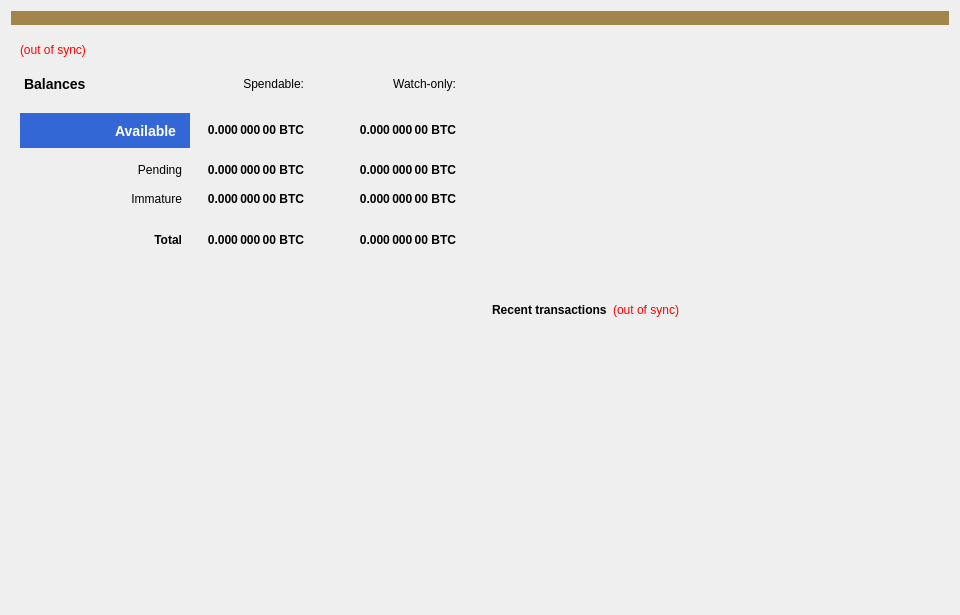
<?xml version="1.0" encoding="UTF-8"?>
<ui version="4.0">
 <class>OverviewPage</class>
 <widget class="QWidget" name="OverviewPage">
  <property name="geometry">
   <rect>
    <x>0</x>
    <y>0</y>
    <width>960</width>
    <height>615</height>
   </rect>
  </property>
  <property name="minimumSize">
   <size>
    <width>960</width>
    <height>0</height>
   </size>
  </property>
  <property name="windowTitle">
   <string>Form</string>
  </property>
  <property name="autoFillBackground">
   <bool>false</bool>
  </property>
  <property name="styleSheet">
   <string notr="true">#OverviewPage {
qproperty-alignment: 'AlignVTop | AlignRight';
border-image: url(:/images/background) 0 0 0 0 no-repeat stretch;
}</string>
  </property>
  <layout class="QVBoxLayout" name="topLayout">
   <item>
    <widget class="QLabel" name="labelAlerts">
     <property name="visible">
      <bool>false</bool>
     </property>
     <property name="styleSheet">
      <string notr="true">background-color: #A3844A; color:#FFF;</string>
     </property>
     <property name="wordWrap">
      <bool>true</bool>
     </property>
     <property name="margin">
      <number>3</number>
     </property>
    </widget>
   </item>
   <item>
    <layout class="QHBoxLayout" name="horizontalLayout" stretch="1,1">
     <item>
      <layout class="QVBoxLayout" name="leftSide">
       <item>
        <widget class="QFrame" name="frame">
         <property name="styleSheet">
          <string notr="true">background-color: transparent;</string>
         </property>
         <property name="frameShape">
          <enum>QFrame::NoFrame</enum>
         </property>
         <property name="frameShadow">
          <enum>QFrame::Plain</enum>
         </property>
         <layout class="QVBoxLayout" name="verticalLayout_4">
          <item>
           <layout class="QHBoxLayout" name="balanceLabelLayout">
            <item>
             <widget class="QLabel" name="labelWalletStatus">
              <property name="cursor">
               <cursorShape>WhatsThisCursor</cursorShape>
              </property>
              <property name="toolTip">
               <string>The displayed information may be out of date. Your wallet automatically synchronizes with the TimeIsMoney network after a connection is established, but this process has not completed yet.</string>
              </property>
              <property name="styleSheet">
               <string notr="true">QLabel { color: red; }</string>
              </property>
              <property name="text">
               <string notr="true">(out of sync)</string>
              </property>
              <property name="alignment">
               <set>Qt::AlignLeading|Qt::AlignLeft|Qt::AlignVCenter</set>
              </property>
             </widget>
            </item>
            <item>
             <spacer name="horizontalSpacer_3">
              <property name="orientation">
               <enum>Qt::Horizontal</enum>
              </property>
              <property name="sizeHint" stdset="0">
               <size>
                <width>40</width>
                <height>20</height>
               </size>
              </property>
             </spacer>
            </item>
           </layout>
          </item>
          <item>
           <layout class="QGridLayout" name="balanceTable">
            <property name="spacing">
             <number>12</number>
            </property>
            <item row="2" column="2">
             <widget class="QLabel" name="labelWatchPending">
              <property name="font">
               <font>
                <weight>75</weight>
                <bold>true</bold>
               </font>
              </property>
              <property name="cursor">
               <cursorShape>IBeamCursor</cursorShape>
              </property>
              <property name="toolTip">
               <string>Unconfirmed transactions to watch-only addresses</string>
              </property>
              <property name="text">
               <string notr="true">0.000 000 00 BTC</string>
              </property>
              <property name="alignment">
               <set>Qt::AlignRight|Qt::AlignTrailing|Qt::AlignVCenter</set>
              </property>
              <property name="textInteractionFlags">
               <set>Qt::LinksAccessibleByMouse|Qt::TextSelectableByKeyboard|Qt::TextSelectableByMouse</set>
              </property>
             </widget>
            </item>
            <item row="2" column="1">
             <widget class="QLabel" name="labelUnconfirmed">
              <property name="font">
               <font>
                <weight>75</weight>
                <bold>true</bold>
               </font>
              </property>
              <property name="cursor">
               <cursorShape>IBeamCursor</cursorShape>
              </property>
              <property name="toolTip">
               <string>Total of transactions that have yet to be confirmed, and do not yet count toward the spendable balance</string>
              </property>
              <property name="text">
               <string notr="true">0.000 000 00 BTC</string>
              </property>
              <property name="alignment">
               <set>Qt::AlignRight|Qt::AlignTrailing|Qt::AlignVCenter</set>
              </property>
              <property name="textInteractionFlags">
               <set>Qt::LinksAccessibleByMouse|Qt::TextSelectableByKeyboard|Qt::TextSelectableByMouse</set>
              </property>
             </widget>
            </item>
            <item row="3" column="2">
             <widget class="QLabel" name="labelWatchImmature">
              <property name="font">
               <font>
                <weight>75</weight>
                <bold>true</bold>
               </font>
              </property>
              <property name="cursor">
               <cursorShape>IBeamCursor</cursorShape>
              </property>
              <property name="toolTip">
               <string>Staked or masternode rewards in watch-only addresses that has not yet matured</string>
              </property>
              <property name="text">
               <string notr="true">0.000 000 00 BTC</string>
              </property>
              <property name="alignment">
               <set>Qt::AlignRight|Qt::AlignTrailing|Qt::AlignVCenter</set>
              </property>
              <property name="textInteractionFlags">
               <set>Qt::LinksAccessibleByMouse|Qt::TextSelectableByKeyboard|Qt::TextSelectableByMouse</set>
              </property>
             </widget>
            </item>
            <item row="4" column="0" colspan="2">
             <widget class="Line" name="lineSpendableBalance">
              <property name="orientation">
               <enum>Qt::Horizontal</enum>
              </property>
             </widget>
            </item>
            <item row="4" column="2">
             <widget class="Line" name="lineWatchBalance">
              <property name="sizePolicy">
               <sizepolicy hsizetype="Preferred" vsizetype="Fixed">
                <horstretch>0</horstretch>
                <verstretch>0</verstretch>
               </sizepolicy>
              </property>
              <property name="minimumSize">
               <size>
                <width>140</width>
                <height>0</height>
               </size>
              </property>
              <property name="orientation">
               <enum>Qt::Horizontal</enum>
              </property>
             </widget>
            </item>
            <item row="5" column="0">
             <widget class="QLabel" name="labelTotalText">
              <property name="styleSheet">
               <string notr="true">padding-right: 10px; font-weight: bold;</string>
              </property>
              <property name="text">
               <string>Total</string>
              </property>
              <property name="alignment">
               <set>Qt::AlignRight|Qt::AlignTrailing|Qt::AlignVCenter</set>
              </property>
             </widget>
            </item>
            <item row="3" column="1">
             <widget class="QLabel" name="labelImmature">
              <property name="font">
               <font>
                <weight>75</weight>
                <bold>true</bold>
               </font>
              </property>
              <property name="cursor">
               <cursorShape>IBeamCursor</cursorShape>
              </property>
              <property name="toolTip">
               <string>Staked or masternode rewards that has not yet matured</string>
              </property>
              <property name="text">
               <string notr="true">0.000 000 00 BTC</string>
              </property>
              <property name="alignment">
               <set>Qt::AlignRight|Qt::AlignTrailing|Qt::AlignVCenter</set>
              </property>
              <property name="textInteractionFlags">
               <set>Qt::LinksAccessibleByMouse|Qt::TextSelectableByKeyboard|Qt::TextSelectableByMouse</set>
              </property>
             </widget>
            </item>
            <item row="2" column="3">
             <spacer name="horizontalSpacer_2">
              <property name="orientation">
               <enum>Qt::Horizontal</enum>
              </property>
              <property name="sizeHint" stdset="0">
               <size>
                <width>40</width>
                <height>20</height>
               </size>
              </property>
             </spacer>
            </item>
            <item row="3" column="0">
             <widget class="QLabel" name="labelImmatureText">
              <property name="styleSheet">
               <string notr="true">padding-right: 10px;</string>
              </property>
              <property name="text">
               <string>Immature</string>
              </property>
              <property name="alignment">
               <set>Qt::AlignRight|Qt::AlignTrailing|Qt::AlignVCenter</set>
              </property>
             </widget>
            </item>
            <item row="5" column="1">
             <widget class="QLabel" name="labelTotal">
              <property name="font">
               <font>
                <weight>75</weight>
                <bold>true</bold>
               </font>
              </property>
              <property name="cursor">
               <cursorShape>IBeamCursor</cursorShape>
              </property>
              <property name="toolTip">
               <string>Your current total balance</string>
              </property>
              <property name="text">
               <string notr="true">0.000 000 00 BTC</string>
              </property>
              <property name="alignment">
               <set>Qt::AlignRight|Qt::AlignTrailing|Qt::AlignVCenter</set>
              </property>
              <property name="textInteractionFlags">
               <set>Qt::LinksAccessibleByMouse|Qt::TextSelectableByKeyboard|Qt::TextSelectableByMouse</set>
              </property>
             </widget>
            </item>
            <item row="5" column="2">
             <widget class="QLabel" name="labelWatchTotal">
              <property name="font">
               <font>
                <weight>75</weight>
                <bold>true</bold>
               </font>
              </property>
              <property name="cursor">
               <cursorShape>IBeamCursor</cursorShape>
              </property>
              <property name="toolTip">
               <string>Current total balance in watch-only addresses</string>
              </property>
              <property name="text">
               <string notr="true">0.000 000 00 BTC</string>
              </property>
              <property name="alignment">
               <set>Qt::AlignRight|Qt::AlignTrailing|Qt::AlignVCenter</set>
              </property>
              <property name="textInteractionFlags">
               <set>Qt::LinksAccessibleByMouse|Qt::TextSelectableByKeyboard|Qt::TextSelectableByMouse</set>
              </property>
             </widget>
            </item>
            <item row="0" column="2">
             <widget class="QLabel" name="labelWatchonly">
              <property name="text">
               <string>Watch-only:</string>
              </property>
              <property name="alignment">
               <set>Qt::AlignRight|Qt::AlignTrailing|Qt::AlignVCenter</set>
              </property>
             </widget>
            </item>
            <item row="1" column="0">
             <widget class="QLabel" name="labelBalanceText">
              <property name="styleSheet">
               <string notr="true">qproperty-alignment: 'AlignVCenter | AlignRight';
min-width:160px;
background-color:#3367d6;
color:#fff;
font-weight:bold;
margin-right:5px;
padding-right:10px;
font-weight:bold;
font-size:14px;
min-height:35px;
</string>
              </property>
              <property name="text">
               <string>Available</string>
              </property>
              <property name="alignment">
               <set>Qt::AlignRight|Qt::AlignTrailing|Qt::AlignVCenter</set>
              </property>
             </widget>
            </item>
            <item row="1" column="1">
             <widget class="QLabel" name="labelBalance">
              <property name="font">
               <font>
                <weight>75</weight>
                <bold>true</bold>
               </font>
              </property>
              <property name="cursor">
               <cursorShape>IBeamCursor</cursorShape>
              </property>
              <property name="toolTip">
               <string>Your current spendable balance</string>
              </property>
              <property name="text">
               <string notr="true">0.000 000 00 BTC</string>
              </property>
              <property name="alignment">
               <set>Qt::AlignRight|Qt::AlignTrailing|Qt::AlignVCenter</set>
              </property>
              <property name="textInteractionFlags">
               <set>Qt::LinksAccessibleByMouse|Qt::TextSelectableByKeyboard|Qt::TextSelectableByMouse</set>
              </property>
             </widget>
            </item>
            <item row="1" column="2">
             <widget class="QLabel" name="labelWatchAvailable">
              <property name="font">
               <font>
                <weight>75</weight>
                <bold>true</bold>
               </font>
              </property>
              <property name="cursor">
               <cursorShape>IBeamCursor</cursorShape>
              </property>
              <property name="toolTip">
               <string>Your current balance in watch-only addresses</string>
              </property>
              <property name="text">
               <string notr="true">0.000 000 00 BTC</string>
              </property>
              <property name="alignment">
               <set>Qt::AlignRight|Qt::AlignTrailing|Qt::AlignVCenter</set>
              </property>
              <property name="textInteractionFlags">
               <set>Qt::LinksAccessibleByMouse|Qt::TextSelectableByKeyboard|Qt::TextSelectableByMouse</set>
              </property>
             </widget>
            </item>
            <item row="2" column="0">
             <widget class="QLabel" name="labelPendingText">
              <property name="styleSheet">
               <string notr="true">padding-right: 10px;</string>
              </property>
              <property name="text">
               <string>Pending</string>
              </property>
              <property name="alignment">
               <set>Qt::AlignRight|Qt::AlignTrailing|Qt::AlignVCenter</set>
              </property>
             </widget>
            </item>
            <item row="0" column="1">
             <widget class="QLabel" name="labelSpendable">
              <property name="text">
               <string>Spendable:</string>
              </property>
              <property name="alignment">
               <set>Qt::AlignRight|Qt::AlignTrailing|Qt::AlignVCenter</set>
              </property>
             </widget>
            </item>
            <item row="0" column="0">
             <widget class="QLabel" name="label">
              <property name="styleSheet">
               <string notr="true">qproperty-alignment: 'AlignVCenter | AlignRight';
min-width:160px;
margin-right:5px;
padding-right:10px;
font-weight:bold;
font-size:14px;
min-height:35px;</string>
              </property>
              <property name="text">
               <string>Balances</string>
              </property>
             </widget>
            </item>
           </layout>
          </item>
          <item>
           <spacer name="verticalSpacer">
            <property name="orientation">
             <enum>Qt::Vertical</enum>
            </property>
            <property name="sizeHint" stdset="0">
             <size>
              <width>20</width>
              <height>40</height>
             </size>
            </property>
           </spacer>
          </item>
         </layout>
        </widget>
       </item>
       <item>
        <widget class="QLabel" name="labelLogo">
         <property name="minimumSize">
          <size>
           <width>464</width>
           <height>215</height>
          </size>
         </property>
         <property name="maximumSize">
          <size>
           <width>16777215</width>
           <height>215</height>
          </size>
         </property>
         <property name="styleSheet">
          <string notr="true">qproperty-alignment: 'AlignVBottom | AlignLeft';
background-image: url(':/images/timeismoneylogo_name');
background-repeat: no-repeat;
font-weight: bold;</string>
         </property>
         <property name="text">
          <string/>
         </property>
         <property name="alignment">
          <set>Qt::AlignLeading|Qt::AlignLeft|Qt::AlignVCenter</set>
         </property>
         <property name="margin">
          <number>5</number>
         </property>
        </widget>
       </item>
      </layout>
     </item>
     <item>
      <layout class="QVBoxLayout" name="rightSide">
       <item>
        <widget class="QFrame" name="frame_2">
         <property name="styleSheet">
          <string notr="true"/>
         </property>
         <property name="frameShape">
          <enum>QFrame::NoFrame</enum>
         </property>
         <property name="frameShadow">
          <enum>QFrame::Plain</enum>
         </property>
         <layout class="QVBoxLayout" name="verticalLayout">
          <property name="topMargin">
           <number>0</number>
          </property>
          <property name="rightMargin">
           <number>0</number>
          </property>
          <property name="bottomMargin">
           <number>9</number>
          </property>
          <item>
           <spacer name="verticalSpacer_2">
            <property name="orientation">
             <enum>Qt::Vertical</enum>
            </property>
            <property name="sizeType">
             <enum>QSizePolicy::Expanding</enum>
            </property>
            <property name="sizeHint" stdset="0">
             <size>
              <width>20</width>
              <height>40</height>
             </size>
            </property>
           </spacer>
          </item>
          <item>
           <layout class="QHBoxLayout" name="horizontalLayout_2">
            <item>
             <widget class="QLabel" name="label_4">
              <property name="font">
               <font>
                <weight>75</weight>
                <bold>true</bold>
               </font>
              </property>
              <property name="text">
               <string>Recent transactions</string>
              </property>
             </widget>
            </item>
            <item>
             <widget class="QLabel" name="labelTransactionsStatus">
              <property name="cursor">
               <cursorShape>WhatsThisCursor</cursorShape>
              </property>
              <property name="toolTip">
               <string>The displayed information may be out of date. Your wallet automatically synchronizes with the TimeIsMoney network after a connection is established, but this process has not completed yet.</string>
              </property>
              <property name="styleSheet">
               <string notr="true">QLabel { color: red; }</string>
              </property>
              <property name="text">
               <string notr="true">(out of sync)</string>
              </property>
              <property name="alignment">
               <set>Qt::AlignRight|Qt::AlignTrailing|Qt::AlignVCenter</set>
              </property>
             </widget>
            </item>
            <item>
             <spacer name="horizontalSpacer">
              <property name="orientation">
               <enum>Qt::Horizontal</enum>
              </property>
              <property name="sizeHint" stdset="0">
               <size>
                <width>40</width>
                <height>20</height>
               </size>
              </property>
             </spacer>
            </item>
           </layout>
          </item>
          <item>
           <widget class="QListView" name="listTransactions">
            <property name="styleSheet">
             <string notr="true">QListView { background: transparent; }
QListView::item {
  margin-bottom: 50px;
}</string>
            </property>
            <property name="frameShape">
             <enum>QFrame::NoFrame</enum>
            </property>
            <property name="verticalScrollBarPolicy">
             <enum>Qt::ScrollBarAlwaysOff</enum>
            </property>
            <property name="horizontalScrollBarPolicy">
             <enum>Qt::ScrollBarAlwaysOff</enum>
            </property>
            <property name="selectionMode">
             <enum>QAbstractItemView::NoSelection</enum>
            </property>
           </widget>
          </item>
         </layout>
        </widget>
       </item>
      </layout>
     </item>
    </layout>
   </item>
  </layout>
 </widget>
 <resources/>
 <connections/>
</ui>
